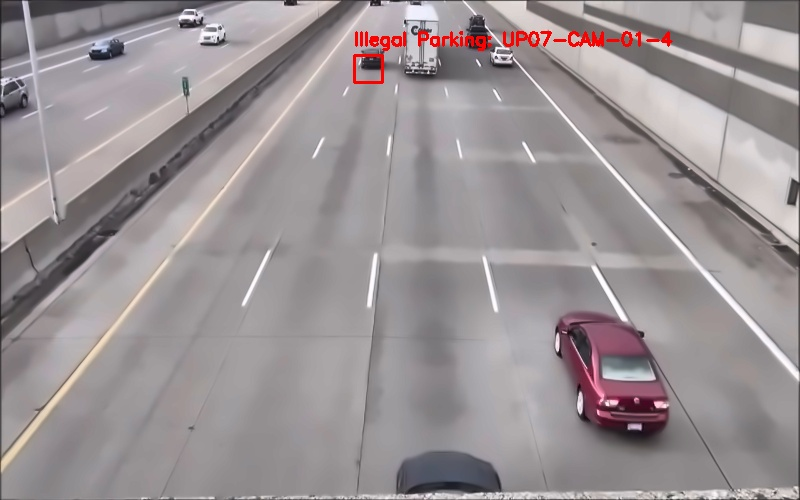
#> input picture data/evidence/evidence_1782040912_CAM-01_Illegal_Parking.jpg, 800 x 500 px
$ python -i preprocessing.py   (imports and definitions only)   (older library calls are emulated)
#> lines starting #> are read from the running program, lines starting #| are printed output that depends on the picture
from __future__ import annotations

from dataclasses import dataclass
from typing import Any

try:
    import cv2
except Exception:  # pragma: no cover - optional dependency
    cv2 = None

try:
    import numpy as np
except Exception:  # pragma: no cover - optional dependency
    np = None


@dataclass
class PreprocessingConfig:
    enabled: bool = True
    profile: str = "auto"
    gamma: float = 1.15
    clahe_clip_limit: float = 2.0
    clahe_tile_grid_size: int = 8
    denoise_strength: int = 7
    sharpen_strength: float = 0.35
    blur_threshold: float = 85.0


def supports_preprocessing() -> bool:
    return cv2 is not None and np is not None


def estimate_brightness(frame) -> float:
    if frame is None or cv2 is None or np is None:
        return 0.0
    gray = cv2.cvtColor(frame, cv2.COLOR_BGR2GRAY)
    return float(np.mean(gray))


def estimate_blur_score(frame) -> float:
    if frame is None or cv2 is None or np is None:
        return 0.0
    gray = cv2.cvtColor(frame, cv2.COLOR_BGR2GRAY)
    return float(cv2.Laplacian(gray, cv2.CV_64F).var())


def _parse_config(config: PreprocessingConfig | dict[str, Any] | str | None) -> PreprocessingConfig:
    if isinstance(config, PreprocessingConfig):
        return config
    if isinstance(config, str):
        return PreprocessingConfig(profile=config)
    if isinstance(config, dict):
        base = PreprocessingConfig()
        for key, value in config.items():
            if hasattr(base, key):
                setattr(base, key, value)
        return base
    return PreprocessingConfig()


def apply_gamma_correction(frame, gamma: float) -> Any:
    if cv2 is None or np is None or frame is None:
        return frame
    gamma = max(0.2, float(gamma))
    lookup = np.array([(i / 255.0) ** (1.0 / gamma) * 255 for i in range(256)]).astype("uint8")
    return cv2.LUT(frame, lookup)


def apply_clahe(frame, clip_limit: float = 2.0, tile_grid_size: int = 8) -> Any:
    if cv2 is None or np is None or frame is None:
        return frame
    lab = cv2.cvtColor(frame, cv2.COLOR_BGR2LAB)
    l_channel, a_channel, b_channel = cv2.split(lab)
    clahe = cv2.createCLAHE(clipLimit=float(clip_limit), tileGridSize=(int(tile_grid_size), int(tile_grid_size)))
    l_channel = clahe.apply(l_channel)
    merged = cv2.merge((l_channel, a_channel, b_channel))
    return cv2.cvtColor(merged, cv2.COLOR_LAB2BGR)


def apply_denoise(frame, strength: int = 7) -> Any:
    if cv2 is None or frame is None:
        return frame
    strength = max(1, int(strength))
    if len(frame.shape) == 2:
        return cv2.fastNlMeansDenoising(frame, None, strength, 7, 21)
    return cv2.fastNlMeansDenoisingColored(frame, None, strength, strength, 7, 21)


def apply_unsharp_mask(frame, amount: float = 0.35) -> Any:
    if cv2 is None or frame is None:
        return frame
    amount = max(0.0, float(amount))
    blurred = cv2.GaussianBlur(frame, (0, 0), 3)
    return cv2.addWeighted(frame, 1.0 + amount, blurred, -amount, 0)


def enhance_frame(frame, config: PreprocessingConfig | dict[str, Any] | str | None = None) -> Any:
    if frame is None or not supports_preprocessing():
        return frame

    cfg = _parse_config(config)
    if not cfg.enabled or cfg.profile.lower() == "off":
        return frame.copy()

    result = frame.copy()
    profile = cfg.profile.lower().strip()
    brightness = estimate_brightness(result)
    blur_score = estimate_blur_score(result)

    use_clahe = profile in {"auto", "low_light", "enhanced", "contrast", "night"}
    use_denoise = profile in {"auto", "low_light", "enhanced", "blur", "motion_blur", "night"}
    use_sharpen = profile in {"auto", "enhanced", "blur", "motion_blur"}

    if profile in {"auto", "low_light", "enhanced", "night"} and brightness < 145:
        result = apply_clahe(result, cfg.clahe_clip_limit, cfg.clahe_tile_grid_size)
        gamma = cfg.gamma + ((145.0 - brightness) / 220.0)
        result = apply_gamma_correction(result, min(1.8, max(1.0, gamma)))
    elif use_clahe and profile != "off":
        result = apply_clahe(result, cfg.clahe_clip_limit, cfg.clahe_tile_grid_size)

    if use_denoise:
        result = apply_denoise(result, cfg.denoise_strength)

    if use_sharpen and blur_score < cfg.blur_threshold * 1.2:
        result = apply_unsharp_mask(result, cfg.sharpen_strength)

    return result

>>> import cv2
>>> picture = cv2.imread('../data/evidence/evidence_1782040912_CAM-01_Illegal_Parking.jpg')
#> picture is the input picture: shape (500, 800, 3); mean B, G, R 148.5, 146.3, 154
>>> result = enhance_frame(picture)
#> in estimate_brightness, `gray = cv2.cvtColor(frame, cv2.COLOR_BGR2GRAY)`:
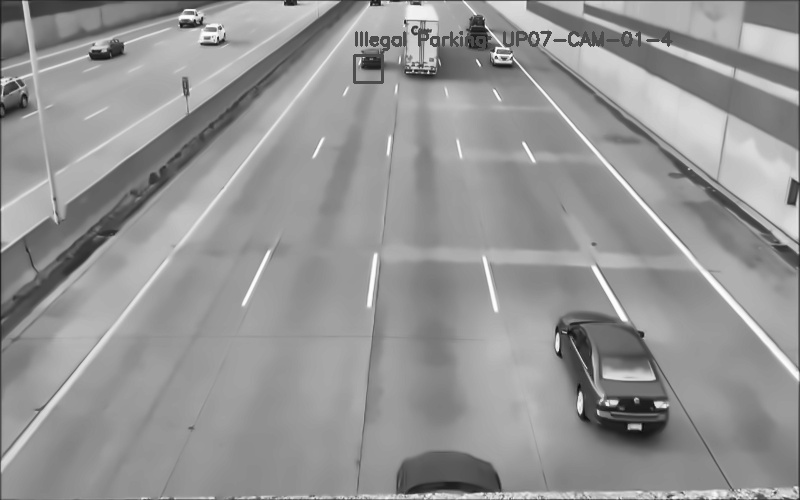
#> gray: shape (500, 800); min 10, max 255, mean 148.7
#> in enhance_frame, `brightness = estimate_brightness(result)`: brightness = 148.7
#> in enhance_frame, `blur_score = estimate_blur_score(result)`: blur_score = 437.1
#> in apply_clahe, `lab = cv2.cvtColor(frame, cv2.COLOR_BGR2LAB)`: lab: shape (500, 800, 3); mean of channels 0, 1, 2 156.3, 131.4, 128.1
#> in apply_clahe, `l_channel, a_channel, b_channel = cv2.split(lab)`:
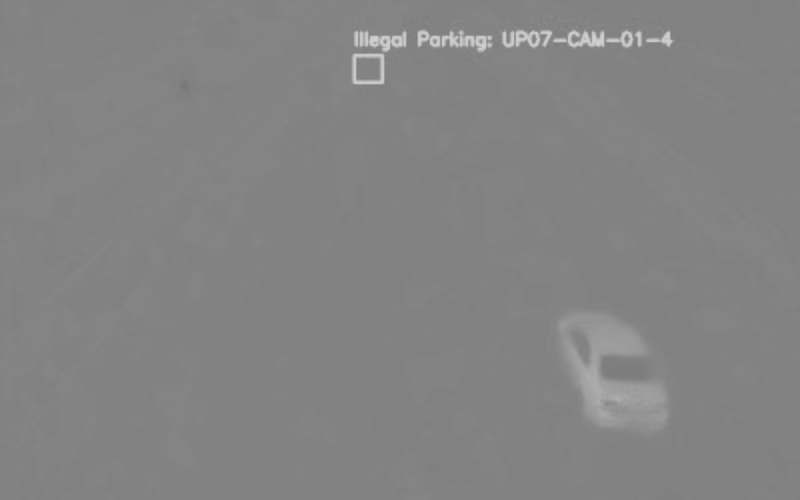
#> a_channel: shape (500, 800); min 119, max 208, mean 131.4
#> in apply_clahe, `l_channel = clahe.apply(l_channel)`:
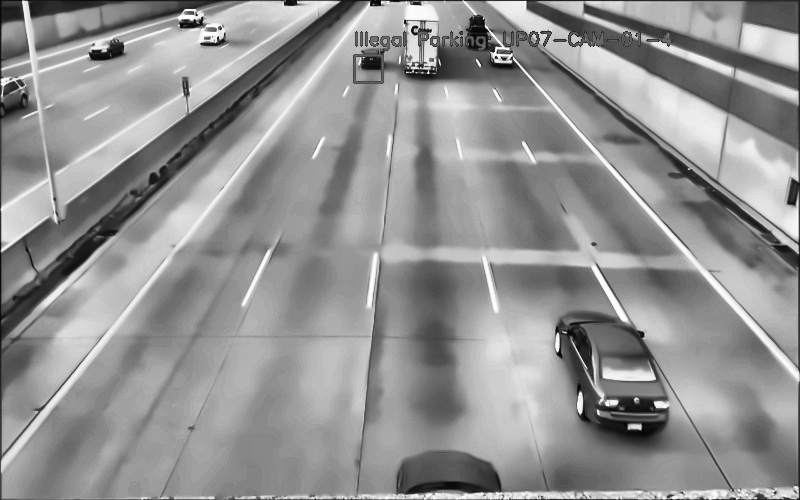
#> l_channel: shape (500, 800); min 3, max 255, mean 146.6
#> in apply_clahe, `merged = cv2.merge((l_channel, a_channel, b_channel))`: merged: shape (500, 800, 3); mean of channels 0, 1, 2 146.6, 131.4, 128.1
#> in apply_clahe, `return cv2.cvtColor(merged, cv2.COLOR_LAB2BGR)`:
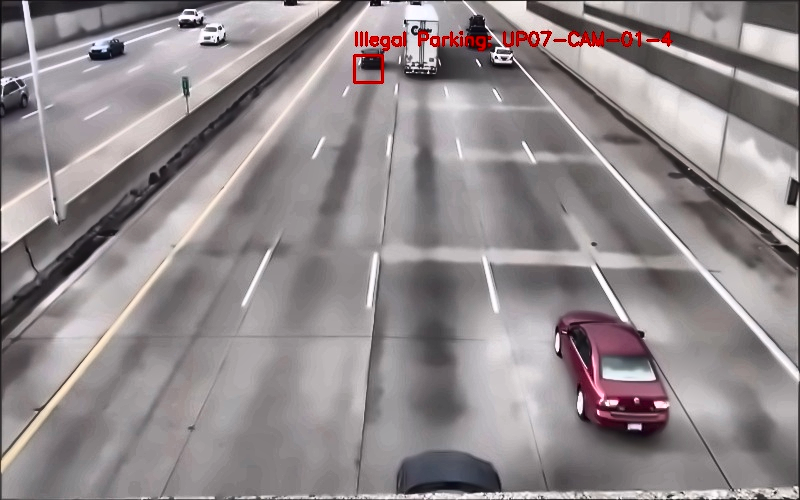
#> returned value: shape (500, 800, 3); mean B, G, R 139.4, 137.4, 145

$ run again, on data/evidence/evidence_1782040946_CAM-01_Illegal_Parking.jpg
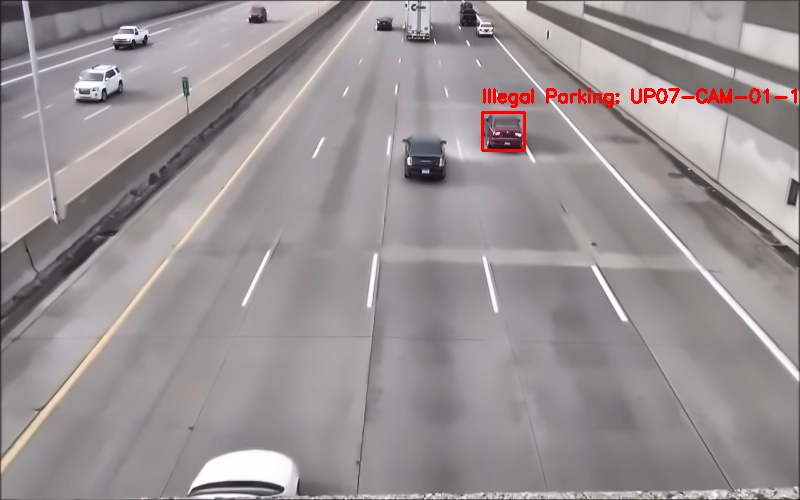
#> input picture data/evidence/evidence_1782040946_CAM-01_Illegal_Parking.jpg, 800 x 500 px
#> picture is the input picture: shape (500, 800, 3); mean B, G, R 148.7, 146.9, 153.8
#> brightness = 149.1
#> blur_score = 449.1
#> lab: shape (500, 800, 3); mean of channels 0, 1, 2 156.7, 131, 128.2
#> in apply_clahe, `l_channel, a_channel, b_channel = cv2.split(lab)`:
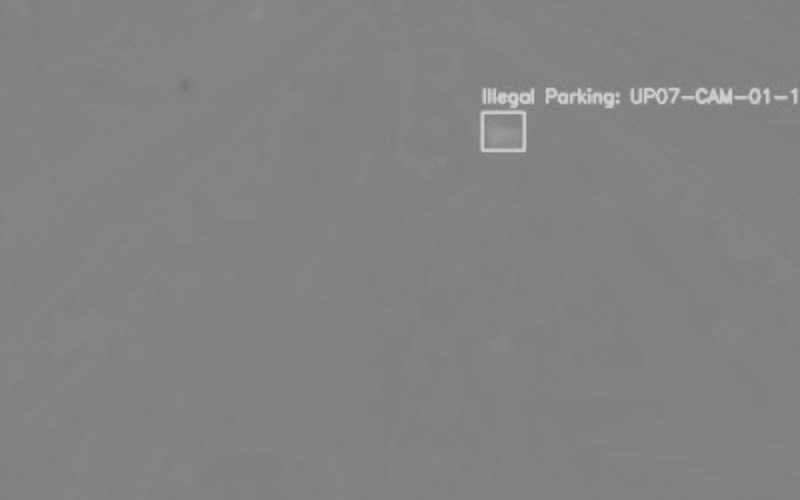
#> a_channel: shape (500, 800); min 119, max 208, mean 131
#> in apply_clahe, `l_channel = clahe.apply(l_channel)`:
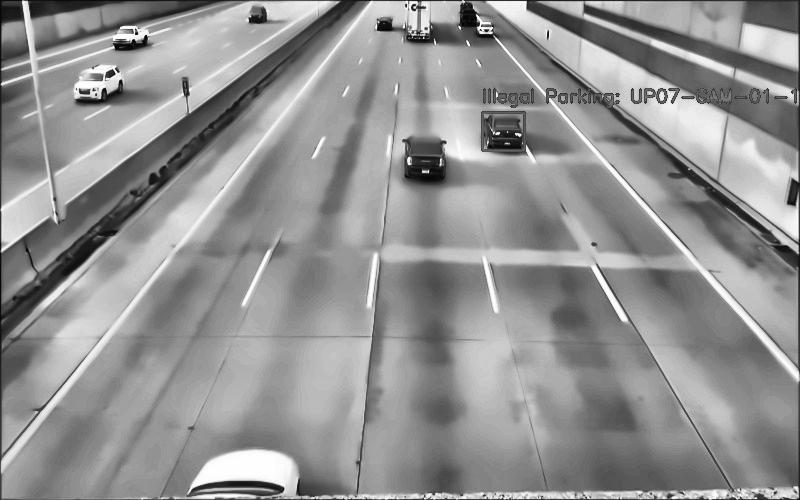
#> l_channel: shape (500, 800); min 2, max 255, mean 146.4
#> merged: shape (500, 800, 3); mean of channels 0, 1, 2 146.4, 131, 128.2

$ run again, on data/evidence/evidence_1782040951_CAM-01_Illegal_Parking.jpg
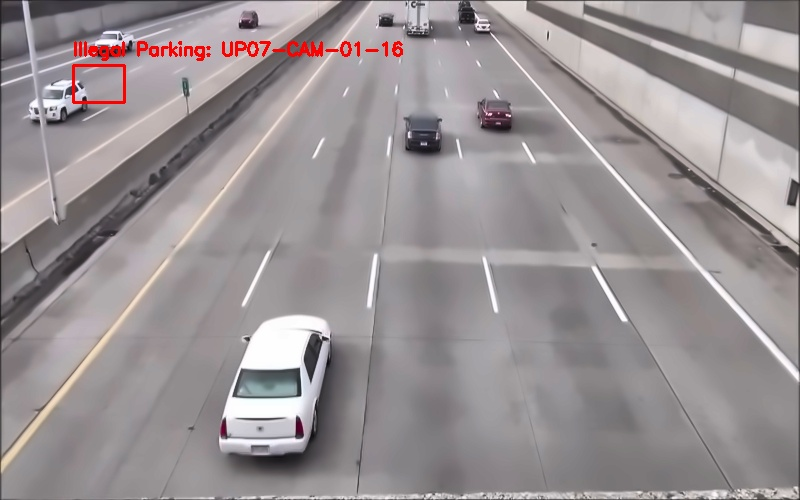
#> input picture data/evidence/evidence_1782040951_CAM-01_Illegal_Parking.jpg, 800 x 500 px
#> picture is the input picture: shape (500, 800, 3); mean B, G, R 147.8, 145.8, 152.9
#> brightness = 148.1
#> blur_score = 491.5
#> lab: shape (500, 800, 3); mean of channels 0, 1, 2 155.6, 131.1, 128.2
#> in apply_clahe, `l_channel, a_channel, b_channel = cv2.split(lab)`:
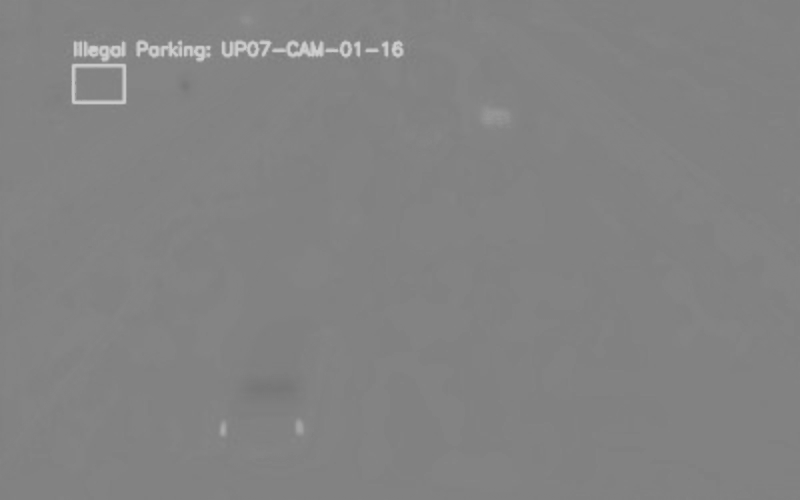
#> a_channel: shape (500, 800); min 118, max 208, mean 131.1
#> in apply_clahe, `l_channel = clahe.apply(l_channel)`:
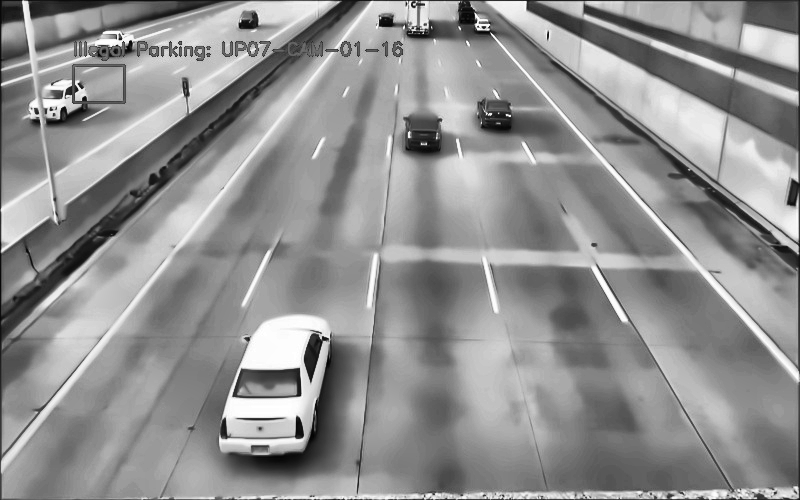
#> l_channel: shape (500, 800); min 3, max 255, mean 144.7
#> merged: shape (500, 800, 3); mean of channels 0, 1, 2 144.7, 131.1, 128.2
